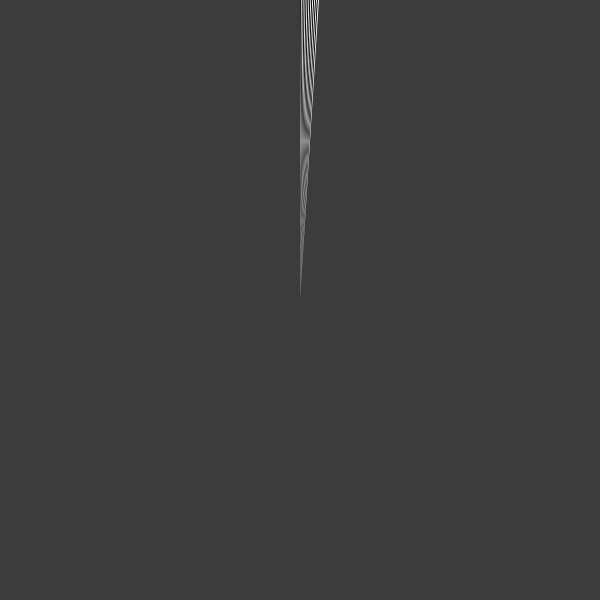
Frame 1 (no input)
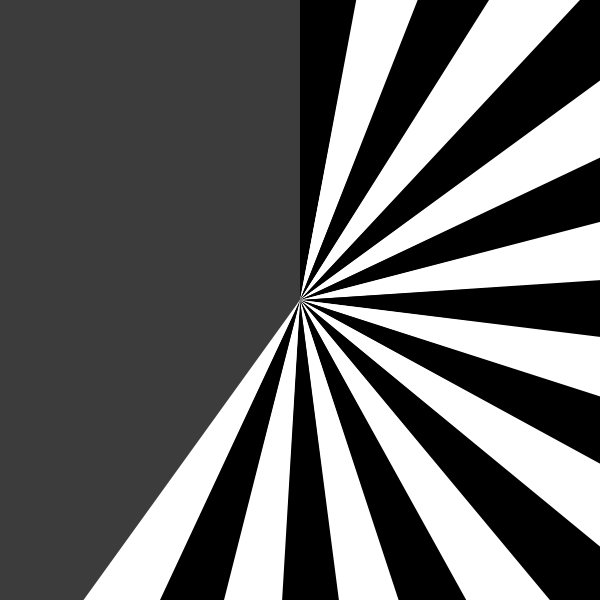
Frame 60 (the mouse pressed at the canvas centre just before this capture)
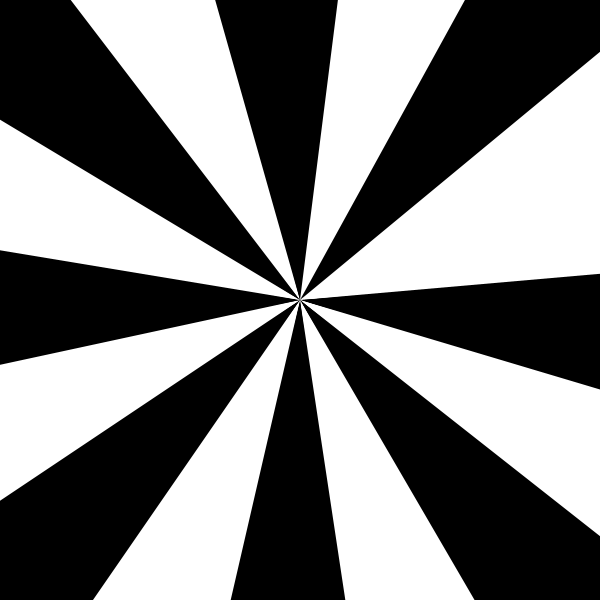
Frame 120 (the mouse held since frame 60 and released just before this capture)

The Processing sketch that drew these frames (run headless with seeded random() and noise(); from frame 60 on, the mouse is pressed at the canvas centre):

// Processing sketch: processing_95215
// ── processing_95215.pde

void setup() {  //setup function called initially, only once
  size(600, 600);

  background( 60 );
  
  noStroke();

}

void draw() {  //draw function loops 
  FanSpin( 20 );
}

void FanSpin( int triangles ) {

  float alpha = ( (frameCount) *0.01 ) * (TWO_PI / triangles);
  float h = 1.41 * width/2;
  float w = h * sin( alpha );
  int c = 0;
  
  for (int i = 0; i< triangles; i++) {
    if ( i % 2 == 0) c = 0; else c = 255;

    pushMatrix();
    translate( width/2, height/2 );
    rotate( alpha * i );
    fill( c );
    noStroke();
    triangle( 0,0, 0, -h, w, -h);
    popMatrix();
  }

  
}
